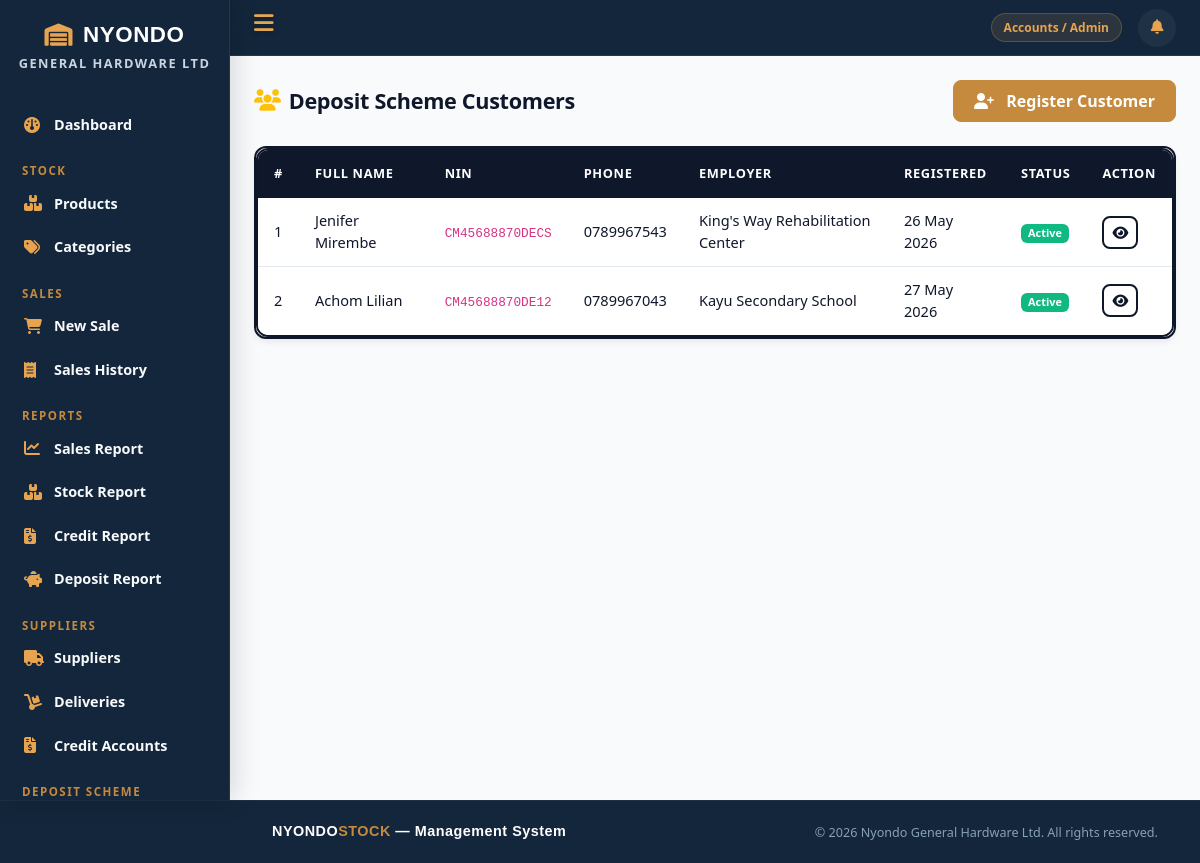
Page /deposits/ (signed in) on the earlier database version.
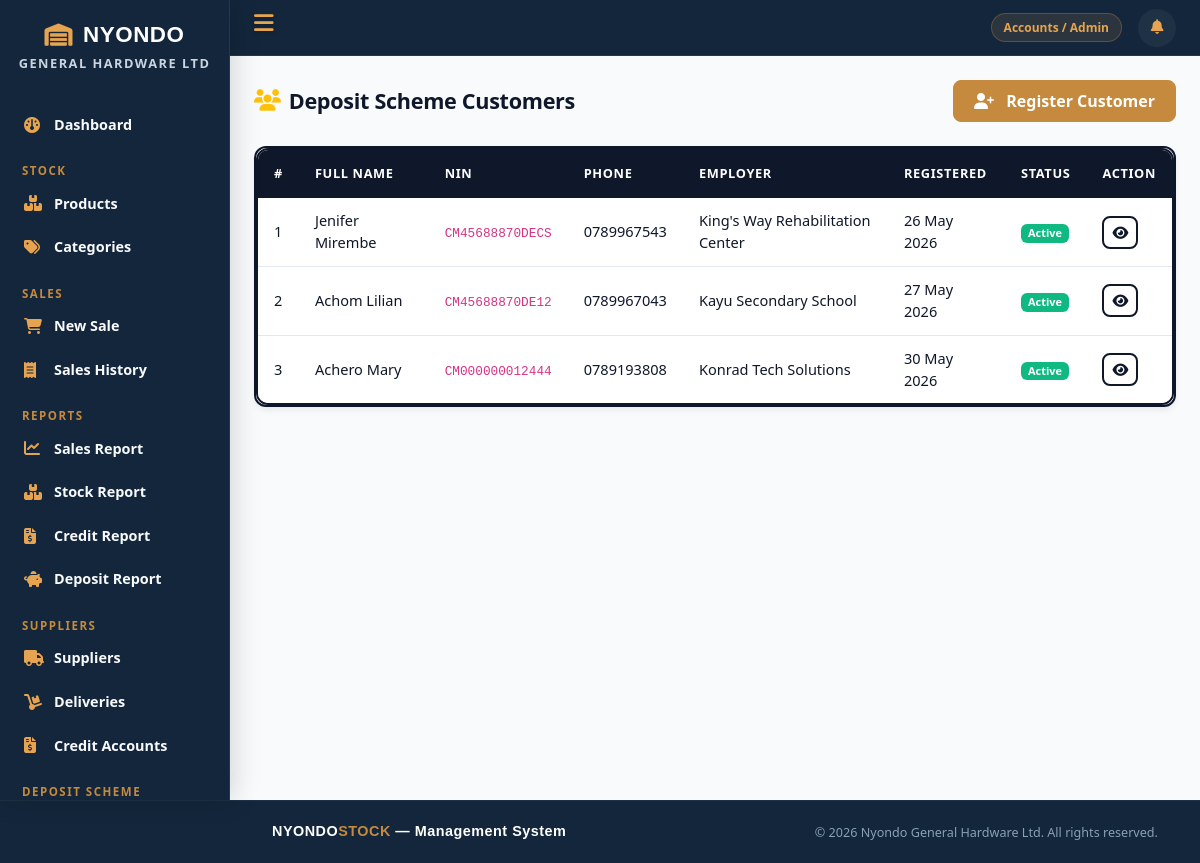
Same page on the later database version.
### deposits/models.py (models this page shows, shortened)
class DepositCustomer(models.Model):
    first_name = models.CharField(max_length=100)
    last_name = models.CharField(max_length=100)
    nin = models.CharField(max_length=14, unique=True)
    phone = models.CharField(max_length=15)
    address = models.TextField(blank=True)
    employer = models.CharField(max_length=200, blank=True)
    registration_date = models.DateTimeField(auto_now_add=True)
    is_active = models.BooleanField(default=True)
    @property
    def full_name(self):
        return f"{self.first_name} {self.last_name}"

### stock/views.py (the view)
        def wrapper(request, *args, **kwargs):
            if not hasattr(request.user, 'profile'):
                messages.error(request, "Access denied.")
                return redirect('dashboard')
            if request.user.profile.role not in roles:
                messages.error(request, "You do not have permission for this action.")
                return redirect('dashboard')
            return view_func(request, *args, **kwargs)

### deposits/views.py (called while the page is built, shortened)
@role_required(['admin', 'sales_attendant'])
def customer_list(request):
    search = request.GET.get('search', '')
    customers = DepositCustomer.objects.filter(is_active=True)
    return render(request, 'deposits/customer_list.html', {
        'customers': customers,
        'search': search,
        'total_count': customers.count(),
    })

### sales/models.py (called while the page is built)
    @property
    def item_count(self):
        return self.cart_items.count()

### stock/views.py (called while the page is built)
def role_required(roles):
    def decorator(view_func):
        def wrapper(request, *args, **kwargs):
            if not hasattr(request.user, 'profile'):
                messages.error(request, "Access denied.")
                return redirect('dashboard')
            if request.user.profile.role not in roles:
                messages.error(request, "You do not have permission for this action.")
                return redirect('dashboard')
            return view_func(request, *args, **kwargs)
        wrapper.__name__ = view_func.__name__
        return login_required(wrapper)
    return decorator

### templates/deposits/customer_list.html (shortened to what this page needs)
{% extends 'base.html' %}
{% block content %}
<div class="d-flex justify-content-between align-items-center mb-4">
    <h4 class="fw-bold mb-0">
        <i class="fa-solid fa-users me-2 text-warning"></i> Deposit Scheme Customers
    </h4>
    <a href="{% url 'customer_register' %}" class="btn btn-primary">
        <i class="fa-solid fa-user-plus me-2"></i> Register Customer
    </a>
</div>
<div class="card">
    <div class="card-body p-0">
        <table class="table table-hover mb-0">
            <thead>
                <tr>
                    <th>#</th>
                    <th>Full Name</th>
                    <th>NIN</th>
                    <th>Phone</th>
                    <th>Employer</th>
                    <th>Registered</th>
                    <th>Status</th>
                    <th>Action</th>
                </tr>
            </thead>
            <tbody>
                {% for customer in customers %}
                <tr>
                    <td>{{ forloop.counter }}</td>
                    <td>{{ customer.full_name }}</td>
                    <td>
                        <code>{{ customer.nin }}</code>
                    </td>
                    <td>{{ customer.phone }}</td>
                    <td>{{ customer.employer|default:"—" }}</td>
                    <td>{{ customer.registration_date|date:"d M Y" }}</td>
                    <td>
                        {% if customer.is_active %}
                        <span class="badge bg-success">Active</span>
                        {% else %}
                        <span class="badge bg-secondary">Inactive</span>
                        {% endif %}
                    </td>
                    <td>
                        <a href="{% url 'customer_detail' customer.pk %}"
                           class="btn btn-sm btn-outline-secondary">
                            <i class="fa-solid fa-eye"></i>
                        </a>
                    </td>
                </tr>
                {% endfor %}
            </tbody>
        </table>
    </div>
</div>
{% endblock %}

Differences in the rows shown:
added DepositCustomer: full_name "Achero Mary", nin "CM000000012444", phone "0789193808", employer "Konrad Tech Solutions", registration_date "30 May 2026", is_active "Active"
